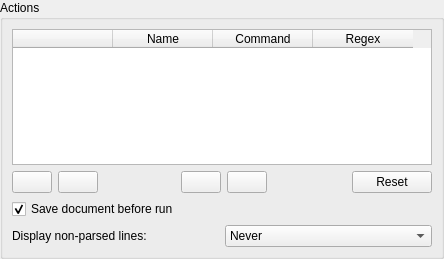
<?xml version="1.0" encoding="UTF-8"?>
<ui version="4.0">
 <class>CodeinfoConfigWidget</class>
 <widget class="QWidget" name="CodeinfoConfigWidget">
  <property name="geometry">
   <rect>
    <x>0</x>
    <y>0</y>
    <width>444</width>
    <height>259</height>
   </rect>
  </property>
  <property name="sizePolicy">
   <sizepolicy hsizetype="Preferred" vsizetype="Preferred">
    <horstretch>0</horstretch>
    <verstretch>0</verstretch>
   </sizepolicy>
  </property>
  <layout class="QVBoxLayout" name="verticalLayout_2">
   <property name="spacing">
    <number>0</number>
   </property>
   <property name="margin">
    <number>0</number>
   </property>
   <item>
    <widget class="QGroupBox" name="gFolderList">
     <property name="sizePolicy">
      <sizepolicy hsizetype="Preferred" vsizetype="Preferred">
       <horstretch>0</horstretch>
       <verstretch>0</verstretch>
      </sizepolicy>
     </property>
     <property name="title">
      <string>Actions</string>
     </property>
     <layout class="QVBoxLayout" name="verticalLayout">
      <item>
       <widget class="QTableWidget" name="tblActions">
        <property name="sizePolicy">
         <sizepolicy hsizetype="Preferred" vsizetype="Preferred">
          <horstretch>0</horstretch>
          <verstretch>0</verstretch>
         </sizepolicy>
        </property>
        <column>
         <property name="text">
          <string/>
         </property>
        </column>
        <column>
         <property name="text">
          <string>Name</string>
         </property>
        </column>
        <column>
         <property name="text">
          <string>Command</string>
         </property>
        </column>
        <column>
         <property name="text">
          <string>Regex</string>
         </property>
        </column>
       </widget>
      </item>
      <item>
       <layout class="QHBoxLayout" name="horizontalLayout">
        <property name="sizeConstraint">
         <enum>QLayout::SetMinimumSize</enum>
        </property>
        <item>
         <widget class="QPushButton" name="btnAdd">
          <property name="text">
           <string notr="true"/>
          </property>
         </widget>
        </item>
        <item>
         <widget class="QPushButton" name="btnRemove">
          <property name="text">
           <string/>
          </property>
         </widget>
        </item>
        <item>
         <spacer name="horizontalSpacer">
          <property name="orientation">
           <enum>Qt::Horizontal</enum>
          </property>
          <property name="sizeHint" stdset="0">
           <size>
            <width>419</width>
            <height>20</height>
           </size>
          </property>
         </spacer>
        </item>
        <item>
         <widget class="QPushButton" name="btnDown">
          <property name="text">
           <string notr="true"/>
          </property>
         </widget>
        </item>
        <item>
         <widget class="QPushButton" name="btnUp">
          <property name="text">
           <string notr="true"/>
          </property>
         </widget>
        </item>
        <item>
         <spacer name="horizontalSpacer_2">
          <property name="orientation">
           <enum>Qt::Horizontal</enum>
          </property>
          <property name="sizeHint" stdset="0">
           <size>
            <width>420</width>
            <height>20</height>
           </size>
          </property>
         </spacer>
        </item>
        <item>
         <widget class="QPushButton" name="btnLoadDefault">
          <property name="text">
           <string>Reset</string>
          </property>
         </widget>
        </item>
       </layout>
      </item>
      <item>
       <widget class="QCheckBox" name="chkSaveBeforeRun">
        <property name="text">
         <string>Save document before run</string>
        </property>
        <property name="checked">
         <bool>true</bool>
        </property>
       </widget>
      </item>
      <item>
       <layout class="QHBoxLayout" name="horizontalLayout_2">
        <item>
         <widget class="QLabel" name="label">
          <property name="minimumSize">
           <size>
            <width>207</width>
            <height>0</height>
           </size>
          </property>
          <property name="text">
           <string>Display non-parsed lines:</string>
          </property>
         </widget>
        </item>
        <item>
         <widget class="QComboBox" name="cmbNonParsed">
          <item>
           <property name="text">
            <string>Never</string>
           </property>
          </item>
          <item>
           <property name="text">
            <string>Only in configuration mode</string>
           </property>
          </item>
          <item>
           <property name="text">
            <string>Always</string>
           </property>
          </item>
         </widget>
        </item>
       </layout>
      </item>
     </layout>
    </widget>
   </item>
  </layout>
 </widget>
 <resources/>
 <connections/>
</ui>
